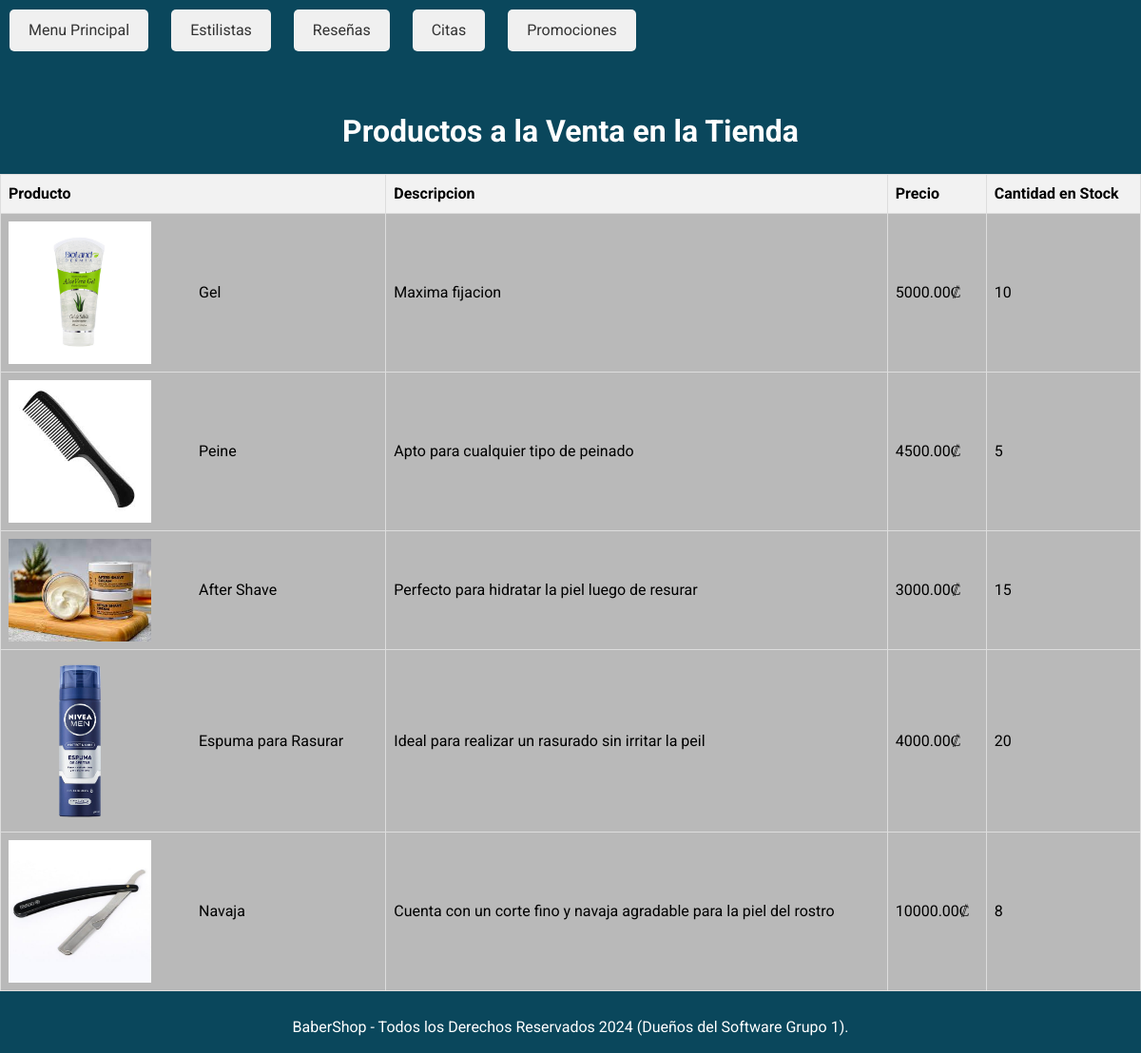
The page /productos.php on the database its author committed.
### tables this page shows
CREATE TABLE `inventario` (
  `ProductoID` int(11) NOT NULL,
  `CantidadStock` int(11) DEFAULT NULL
);

CREATE TABLE `productos` (
  `ProductoID` int(11) NOT NULL,
  `CategoriaID` int(11) DEFAULT NULL,
  `Nombre` varchar(100) DEFAULT NULL,
  `Descripcion` varchar(255) DEFAULT NULL,
  `PrecioVenta` decimal(10,2) DEFAULT NULL,
  `Proveedor` varchar(100) DEFAULT NULL,
  `Imagen` varchar(255) DEFAULT NULL
);

### productos.php (called while the page is built)
<?php
require_once "include/templates/head.php";
?>
<?php
require "include/templates/cuerpoProductos.php";
?>
<?php
include_once "include/templates/footer.php";
?>

### DAL/empleados.php (called while the page is built, shortened)
<?php
    function getArray($sql) {
        try {
            $nConexion = Conectar();
            if(mysqli_set_charset($nConexion, "utf8")){
                if(!$result = mysqli_query($nConexion, $sql)) die();
                $retorno = array();
                while ($row = mysqli_fetch_array($result)) {
                    $retorno[] = $row;
                }
            }
        } catch (\Throwable $th) {
            echo $th;
        }finally{
            Desconectar($nConexion);
        }
        return $retorno;
    }

### include/templates/cuerpoProductos.php (the view)
<?php
require_once "DAL/empleados.php";
$query = "SELECT productos.Nombre, productos.Descripcion, productos.PrecioVenta, productos.Imagen, inventario.CantidadStock FROM productos
INNER JOIN inventario ON productos.ProductoID = inventario.ProductoID";
$resultadosQuery = getArray($query);
?>
<body>
    <div class="links">
        <a href="index.php">Menu Principal</a>
        <a href="empleados.php">Estilistas</a>
        <a href="resenas.php">Reseñas</a>
        <a href="citas.php">Citas</a>
        <a href="promociones.php">Promociones</a>
    </div>
    <h1>Productos a la Venta en la Tienda</h1>
    <table>
        <tr>
            <th> Producto</th>
            <th> Descripcion</th>
            <th> Precio</th>
            <th> Cantidad en Stock </th>
        </tr>
        <?php foreach ($resultadosQuery as $resultado) : ?>
        <tr>
            <td>
                <span class="product-info">
                <img src="../../img/<?php echo $resultado['Imagen'];?>" alt="Imagen Producto 1" width="150">
                    <span><?php echo $resultado['Nombre'];?></span>
                </span>
            </td>
            <td><?php echo $resultado['Descripcion'];?></td>
            <td><?php echo $resultado['PrecioVenta'];?>₡</td>
            <td><?php echo $resultado['CantidadStock'];?></td>
        </tr>
        <?php endforeach; ?>
    </table>

### include/templates/head.php (shortened to what this page needs)
<!DOCTYPE html>
<html lang="en">
<head>
    <link rel="stylesheet" href="css/normalize.css">
    <link rel="stylesheet" href="css/style.css">
</head>

### include/templates/footer.php (shortened to what this page needs)
<footer class="footer">
    <p>BaberShop - Todos los Derechos Reservados 2024 (Dueños del Software Grupo 1).</p>
</footer>
</body>
</html>

### css/style.css (style rules this page uses)
:root { --fuentePrincipal: 'Roboto', cursive; --primario: #0A475C; --secundario: #42BEA5; --gris: #B9B9B9; --blanco: #FFF; }
html { font-size: 62.5%; box-sizing: border-box; height: 100%; }
*, *:before, *:after { box-sizing: inherit; }
body { font-family: var(--fuentePrincipal); background-color: var(--primario); font-size: 1.6rem; line-height: 1.5; }
a { text-decoration: none; }
img { max-width: 100%; }
h1 { text-align: center; margin-top: 50px; color: var(--blanco); }
p { margin-bottom: 5px; }
table { width: 100%; border-collapse: collapse; background-color: var(--gris); }
th, td { border: 1px solid #dddddd; text-align: left; padding: 8px; }
th { background-color: #f2f2f2; }
.product-info { display: flex; align-items: center; }
.product-info img { margin-right: 50px; }
.links a { display: inline-block; margin: 10px; padding: 10px 20px; background-color: #f0f0f0; color: #333; text-decoration: none; border-radius: 5px; transition: background-color 0.3s ease; }

### rows shown on the page
inventario: ProductoID.Imagen (picture), ProductoID.Nombre "Gel", ProductoID.Descripcion "Maxima fijacion", ProductoID.PrecioVenta "5000.00", CantidadStock "10"
inventario: ProductoID.Imagen (picture), ProductoID.Nombre "Peine", ProductoID.Descripcion "Apto para cualquier tipo de peinado", ProductoID.PrecioVenta "4500.00", CantidadStock "5"
inventario: ProductoID.Imagen (picture), ProductoID.Nombre "After Shave", ProductoID.Descripcion "Perfecto para hidratar la piel luego de resurar", ProductoID.PrecioVenta "3000.00", CantidadStock "15"
inventario: ProductoID.Imagen (picture), ProductoID.Nombre "Espuma para Rasurar", ProductoID.Descripcion "Ideal para realizar un rasurado sin irritar la peil", ProductoID.PrecioVenta "4000.00", CantidadStock "20"
inventario: ProductoID.Imagen (picture), ProductoID.Nombre "Navaja", ProductoID.Descripcion "Cuenta con un corte fino y navaja agradable para la piel del rostro", ProductoID.PrecioVenta "10000.00", CantidadStock "8"
